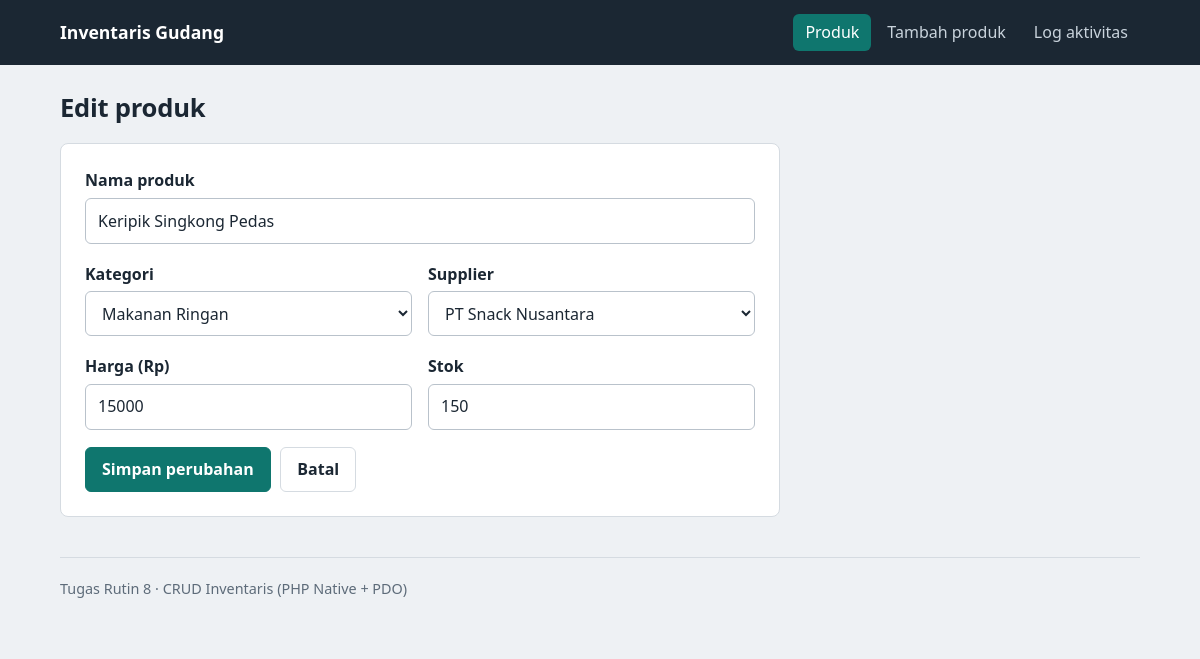
Screenshot of /edit.php?id=8 with the database file from the repository.
### tables this page shows
CREATE TABLE produk (
  id          INT UNSIGNED NOT NULL AUTO_INCREMENT,
  nama_produk VARCHAR(150) NOT NULL,
  kategori_id INT UNSIGNED NOT NULL,
  supplier_id INT UNSIGNED NOT NULL,
  harga       DECIMAL(12,2) NOT NULL DEFAULT 0,
  stok        INT UNSIGNED NOT NULL DEFAULT 0,
  created_at  TIMESTAMP NOT NULL DEFAULT CURRENT_TIMESTAMP,
  PRIMARY KEY (id),
  KEY idx_produk_kategori (kategori_id),
  KEY idx_produk_supplier (supplier_id),
  CONSTRAINT fk_produk_kategori FOREIGN KEY (kategori_id)
    REFERENCES kategori (id) ON UPDATE CASCADE ON DELETE RESTRICT,
  CONSTRAINT fk_produk_supplier FOREIGN KEY (supplier_id)
    REFERENCES supplier (id) ON UPDATE CASCADE ON DELETE RESTRICT
);

CREATE TABLE kategori (
  id            INT UNSIGNED NOT NULL AUTO_INCREMENT,
  nama_kategori VARCHAR(100) NOT NULL,
  deskripsi     VARCHAR(255) NULL,
  PRIMARY KEY (id),
  UNIQUE KEY uq_kategori_nama (nama_kategori)
);

CREATE TABLE supplier (
  id            INT UNSIGNED NOT NULL AUTO_INCREMENT,
  nama_supplier VARCHAR(150) NOT NULL,
  kontak        VARCHAR(50)  NULL,
  alamat        VARCHAR(255) NULL,
  PRIMARY KEY (id)
);

### includes/functions.php (called while the page is built, shortened)
<?php
function e(?string $value): string
{
    return htmlspecialchars((string) $value, ENT_QUOTES | ENT_SUBSTITUTE, 'UTF-8');
}
function ambil_id($nilai): ?int
{
    $id = filter_var($nilai, FILTER_VALIDATE_INT, ['options' => ['min_range' => 1]]);
    return $id === false ? null : $id;
}
function ambil_pilihan(PDO $pdo): array
{
    $stmt = $pdo->prepare('SELECT id, nama_kategori FROM kategori ORDER BY nama_kategori');
    $stmt->execute();
    $kategori = $stmt->fetchAll();
    $stmt = $pdo->prepare('SELECT id, nama_supplier FROM supplier ORDER BY nama_supplier');
    $stmt->execute();
    $supplier = $stmt->fetchAll();
    return [$kategori, $supplier];
}

### includes/form_produk.php (the view, shortened to what this page needs)
<form method="post" action="<?= e($action) ?>" class="card form" novalidate>
    <div class="field">
        <label for="nama_produk">Nama produk</label>
        <input type="text" id="nama_produk" name="nama_produk" maxlength="150"
               value="<?= e($produk['nama_produk']) ?>" required>
    </div>
    <div class="grid-2">
        <div class="field">
            <label for="kategori_id">Kategori</label>
            <select id="kategori_id" name="kategori_id" required>
                <?php foreach ($daftarKategori as $k): ?>
                    <option value="<?= (int) $k['id'] ?>"
                        <?= (string) $produk['kategori_id'] === (string) $k['id'] ? 'selected' : '' ?>>
                        <?= e($k['nama_kategori']) ?>
                    </option>
                <?php endforeach; ?>
            </select>
        </div>
        <div class="field">
            <label for="supplier_id">Supplier</label>
            <select id="supplier_id" name="supplier_id" required>
                <?php foreach ($daftarSupplier as $s): ?>
                    <option value="<?= (int) $s['id'] ?>"
                        <?= (string) $produk['supplier_id'] === (string) $s['id'] ? 'selected' : '' ?>>
                        <?= e($s['nama_supplier']) ?>
                    </option>
                <?php endforeach; ?>
            </select>
        </div>
    </div>
    <div class="grid-2">
        <div class="field">
            <label for="harga">Harga (Rp)</label>
            <input type="number" id="harga" name="harga" min="0" step="0.01"
                   value="<?= e($produk['harga']) ?>" required>
        </div>
        <div class="field">
            <label for="stok">Stok</label>
            <input type="number" id="stok" name="stok" min="0" step="1"
                   value="<?= e($produk['stok']) ?>" required>
        </div>
    </div>
    <div class="actions">
        <button type="submit" class="btn btn--primary"><?= e($tombol) ?></button>
        <a href="index.php" class="btn">Batal</a>
    </div>
</form>

### assets/style.css (style rules this page uses)
:root { --bg: #eef1f4; --surface: #ffffff; --ink: #1b2733; --muted: #5d6b79; --line: #d5dbe1; --accent: #0f766e; --accent-ink: #ffffff; --accent-soft: #d9efec; --danger: #b42318; --danger-soft: #fbe4e1; --ok-soft: #dcf1e4; --radius: 8px; --font: "Segoe UI", system-ui, -apple-system, "Helvetica Neue", Arial, sans-serif; }
* { box-sizing: border-box; }
html { font-size: 16px; }
body { margin: 0; background: var(--bg); color: var(--ink); font-family: var(--font); line-height: 1.55; }
a { color: var(--accent); }
.card { background: var(--surface); border: 1px solid var(--line); border-radius: var(--radius); }
.actions { display: flex; gap: .6rem; flex-wrap: wrap; align-items: center; }
.btn { display: inline-block; padding: .55rem 1rem; border-radius: 6px; border: 1px solid var(--line); background: var(--surface); color: var(--ink); font: inherit; font-weight: 600; text-decoration: none; cursor: pointer; }
.btn--primary { background: var(--accent); border-color: var(--accent); color: var(--accent-ink); }
.form { padding: 1.5rem; max-width: 720px; }
.field { margin-bottom: 1.1rem; }
label { display: block; font-weight: 600; margin-bottom: .3rem; }
input[type="text"], input[type="number"], input[type="search"], select { width: 100%; padding: .6rem .75rem; font: inherit; color: var(--ink); background: #fff; border: 1px solid #b9c2cb; border-radius: 6px; }
.grid-2 { display: grid; grid-template-columns: 1fr 1fr; gap: 1rem; }

### rows the page displays
produk: nama_produk "Keripik Singkong Pedas", kategori_id "Makanan Ringan", supplier_id "PT Snack Nusantara", harga "15000", stok "150"

### other values shown
$tombol "Simpan perubahan"
